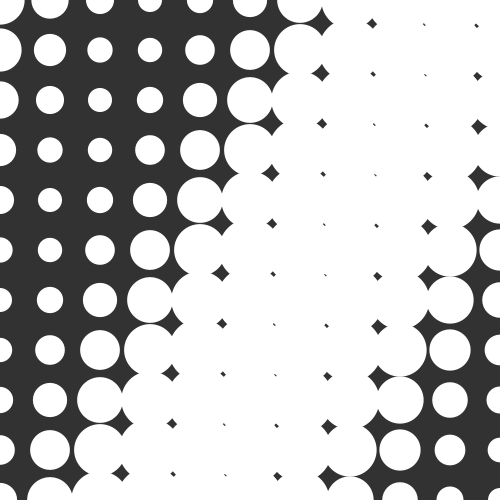
Frame 1 (no input)
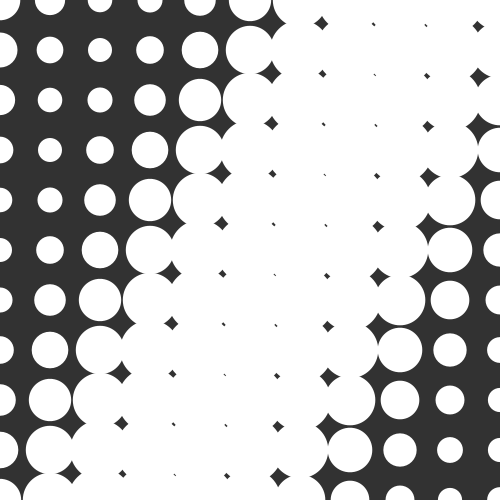
Frame 60 (the mouse pressed at the canvas centre just before this capture)
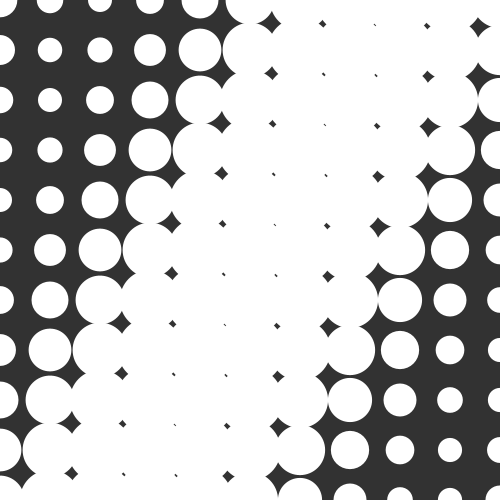
Frame 120 (the mouse held since frame 60 and released just before this capture)

The Processing sketch that drew these frames (run headless with seeded random() and noise(); from frame 60 on, the mouse is pressed at the canvas centre):

// Processing sketch: processing_64126
// ── processing_64126.pde




void setup(){
  size(500,500);
  smooth();
  noStroke();
}




void draw(){
  background(50);
  fill(255);
  
   for(int i=0; i<=width; i+=50) {
     for(int j=0; j<=height; j+=50) {
       
       float s = map(sin(frameCount/10.0+i+j+i), -2,1,1,70);
 
       ellipse(i,j,s,s);
     } 
   }
 

 
  
}
